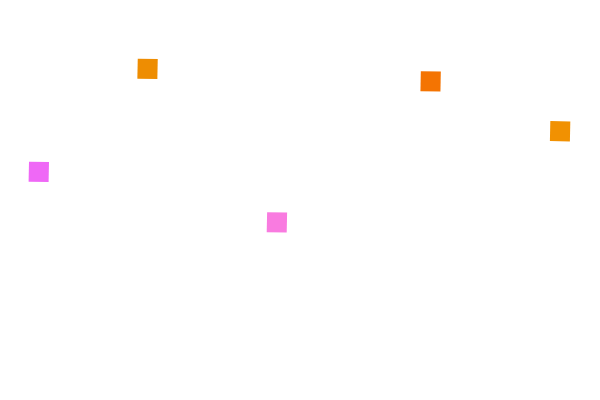
Frame 1 (no input)
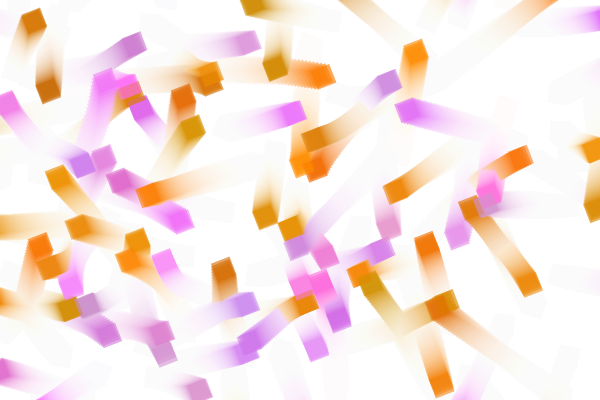
Frame 60 (no input)
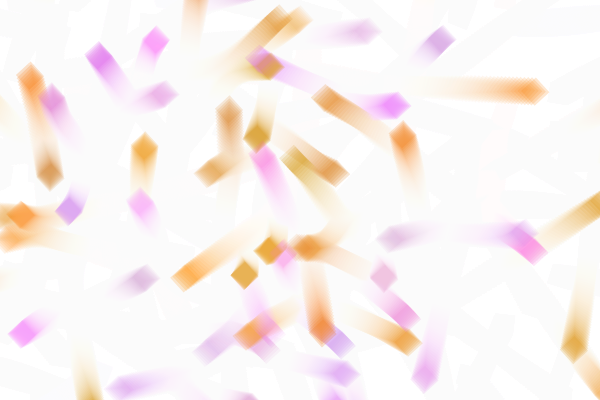
Frame 120 (the mouse pressed at the canvas centre since frame 60)

The p5.js sketch that drew these frames (run headless with seeded random() and noise() and a simulated clock; from frame 60 on, the mouse is pressed at the canvas centre):

// p5.js sketch
// ── sketch.js
let particles = []; 

function setup() {
  createCanvas(600, 400); 
  background(255);
}

function draw() {
  background(255, 25); // Fondo blanco 

  
  
  // Crear nuevas partículas si el número de partículas es menor a 100.
  
  
  if (particles.length < 100) { 
    for (let i = 0; i < 5; i++) { // Añade cinco partículas por ciclo de dibujo.
      
      
      particles.push(new Particle(random(width), random(height))); // Crea y añade una nueva partícula con posición aleatoria.
    }
  }
  
  

  // Actualizar y mostrar cada partícula.
  
  for (let i = particles.length - 1; i >= 0; i--) {
    
    particles[i].update(particles); // Actualiza la posición y comportamiento de la partícula
    
    
    particles[i].show(); // Dibuja la partícula en el lienzo
    
    if (particles[i].finished()) { // Desapareción de la particula
      
      particles.splice(i, 1); // Elimina la partícula del arreglo
    }
  }
}



class Particle {
  
  constructor(x, y) {
    this.pos = createVector(x, y);      // Crea un vector de posición inicial con las coordenadas dadas
    
    this.vel = p5.Vector.random2D();    // Crea un vector de velocidad en una dirección aleatoria
    
    this.vel.mult(random(1, 3));        // Multiplica la velocidad por un valor aleatorio entre 1 y 3 para controlar la rapidez
    
    this.alpha = 255;                   // Transparencia inicial máxima (completamente visible)
    
    
    // Color aleatorio: naranja o rosado
    
    this.color = random() < 0.5 ? color(random(200, 255), random(100, 150), 0) : color(random(200, 255), random(100, 150), random(200, 255));
    this.size = 20;                     // Tamaño del cuadrado que representará a la partícula
  }

  finished() {
    return this.alpha < 0;              // Retorna `true` si la opacidad es menor que 0, indicando que la partícula debe eliminarse
  }

  update(particles) {
    this.pos.add(this.vel); // Mueve la partícula sumando la velocidad a la posición

    // Revisa la distancia entre esta partícula y otras
    for (let other of particles) {
      
      if (other !== this) { // Evita que la partícula se compare consigo misma
        
        let d = dist(this.pos.x, this.pos.y, other.pos.x, other.pos.y); // Calcula la distancia entre esta partícula y otra
        
        if (d < this.size) { // Si las partículas están muy cerca (menos que su tamaño)...
          
          let steer = p5.Vector.sub(this.pos, other.pos); // Crea un vector que apunta en dirección opuesta a la otra partícula
          
          steer.setMag(0.1); // Limita la magnitud del cambio de dirección
          
          this.vel.add(steer); // Cambia la velocidad de la partícula para alejarse de la otra
        }
      }
    }

    this.alpha -= 2; // Reduce la opacidad gradualmente, haciendo que la partícula se desvanezca
  }

  show() {
    fill(this.color.levels[0], this.color.levels[1], this.color.levels[2], this.alpha); // Rellena la partícula con su color y opacidad actual
    
    noStroke(); // Sin borde para la partícula
    
    
    
    // Dibuja un cuadrado.
    push();
    translate(this.pos.x, this.pos.y); // Mueve el origen de coordenadas a la posición de la partícula
    
    rotate(frameCount / 50.0); // Rota el cuadrado a medida que avanza el tiempo
    
    rectMode(CENTER); // Cambia el modo de dibujo al centro
    
    rect(0, 0, this.size, this.size); // Dibuja un cuadrado centrado en la posición de la partícula
    
    pop(); // Restaura el sistema de coordenadas original
  }
}
